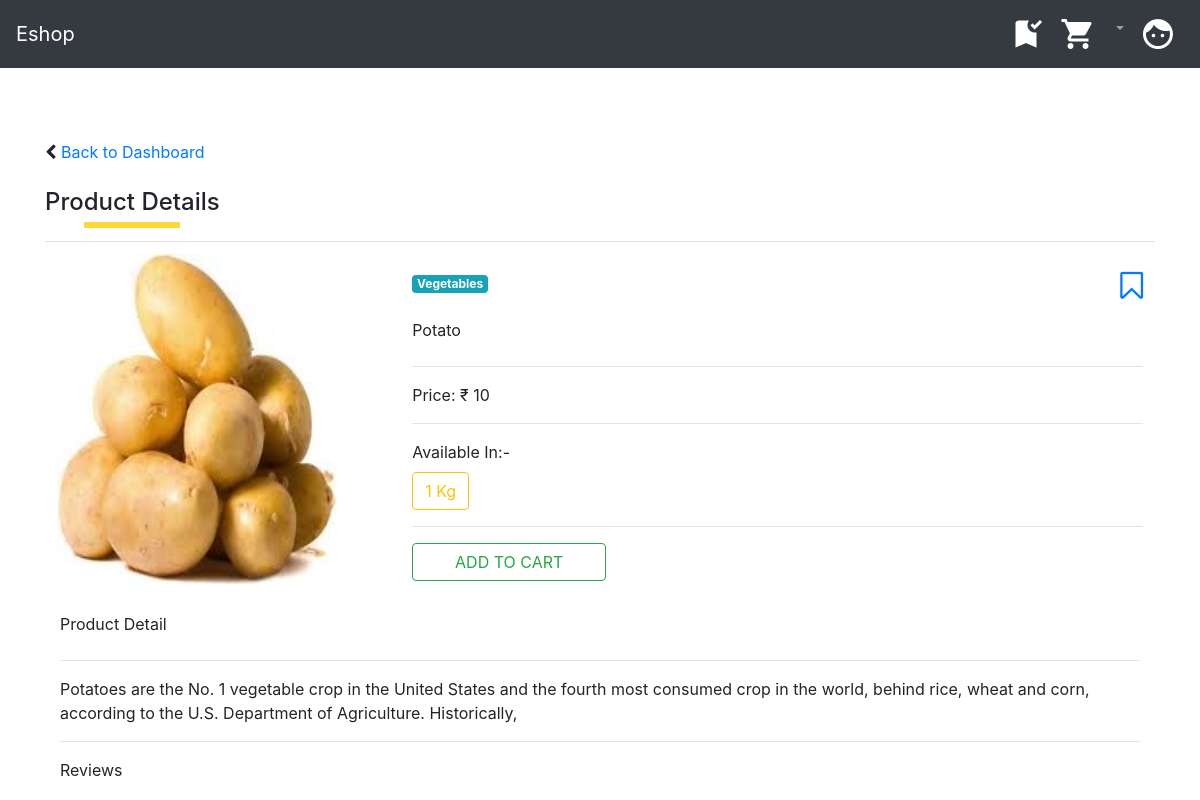
The app's page /product_detail/3/ with its own data.
### home/models.py (models this page shows, shortened)
class Product(models.Model):
    name = models.CharField(max_length=50)
    description = models.CharField(max_length=200, default='' , null=True , blank=True)
    price = models.IntegerField(default=0)
    quantity = models.IntegerField(default=1)
    category = models.ForeignKey(Category, on_delete=models.CASCADE, default=1)
    unit_measure = models.ForeignKey(UnitMeasure, on_delete=models.CASCADE,null=True)
    image = models.ImageField(upload_to='uploads/products/',blank=True)
    is_favourite = models.BooleanField(default=False)

class Category(models.Model):
    name = models.CharField(max_length=50,unique = True)
    description = models.CharField(max_length=200, default='' , null=True , blank=True)

class UnitMeasure(models.Model):
    unit = models.CharField(max_length=50)
    description = models.CharField(max_length=200, default='' , null=True , blank=True)

### home/views.py (the view)
# urls.py: path('product_detail/<int:id>/', views.product_detail),
def product_detail(request,id):
    product = Product.objects.get(id=id)
    try:
        product_wishlist = ProductWishlist.objects.filter(product_id=product.id).last()
    except ObjectDoesNotExist:
        product_wishlist = None
    context = {
        "product" : product,
        "product_wishlist" : product_wishlist,
    }
    return render(request, 'product_detail.html',context)

### templates/product_detail.html (shortened to what this page needs)
{% extends 'base.html' %}
{% load static %}
{% block content %}
  <div class="container">
    <br>
  	<div class="form-group">
      <br><br>
      <i class="fa fa-chevron-left" aria-hidden="true"></i><a style="text-decoration:none;" href="/">  Back to Dashboard</a><br><br>
    	<h4 class="pseudo_border">Product Details</h4>
    </div>
    <table class="table" style="">
      <tbody>
        <tr>
          <td>
					  <img src="{{product.image.url}}" width="280" height="330" />
          </td>
          <td style="width:68%;">
              <div style="float: right;"><label class="heading-label">
                <a class="bookmark-link" style="" href="/add_to_wishlist/{{product.id}}">
                  {% if product_wishlist.is_favourite == True %}
                    <i class="fa fa-bookmark fa-2x" aria-hidden="true"></i>
                  {% else %}
                    <i class="fa fa-bookmark-o fa-2x" aria-hidden="true"></i>
                  {% endif %}
                </a>
              </div>
              <div class="form-group">
				      	<label class="heading-label"><span class="badge badge-info">{{product.category.name}}</span></label>
    					</div>
              <div class="form-group">
				      	<label class="heading-label">{{product.name}}</label>
    					</div>
              <hr>
              <p>Price: ₹ {{product.price}}</p>
              <hr>
              <label class="heading-label">Available In:-</label>
              <p><button type="button" class="btn btn-outline-warning">{{product.quantity}} {{product.unit_measure.unit}}</button></p>
              <hr>
              <form action="/add_to_cart" method="post"  autocomplete="off">
                  {% if product.cart_item %}
                      <button style="width:194px;" type="submit" class="btn btn-outline-success flat-buttons">GO TO CART</button>
                  {% else %}
                      <button style="width:194px;" type="submit" class="btn btn-outline-success flat-buttons">ADD TO CART</button>
                  {% endif %}
              </form>
          </td>
        </tr>
      </tbody>
    </table>
    <div class="col-lg-12">
      <label class="heading-label">Product Detail</label>
      <hr>
      <p class="display-label">{{product.description}}</p>
      <hr>
      <label class="heading-label">Reviews</label>
    </div>
	</div>
{% endblock %}

### static/css/custom.css (style rules this page uses)
.pseudo_border { position:relative; display:inline-block; }
.pseudo_border:after { content:''; position:absolute; left:0;right:0; top:85%; margin: 10px auto; width:55%; height:6px; background:#FDD838; }

### records on screen
Product: image (picture), category.name "Vegetables", name "Potato", price "10", quantity "1", unit_measure.unit "Kg", description "Potatoes are the No. 1 vegetable crop in the United States and the fourth most consumed crop in the world, behind rice, wheat and corn, according to the U.S. Department of Agriculture. Historically,"
